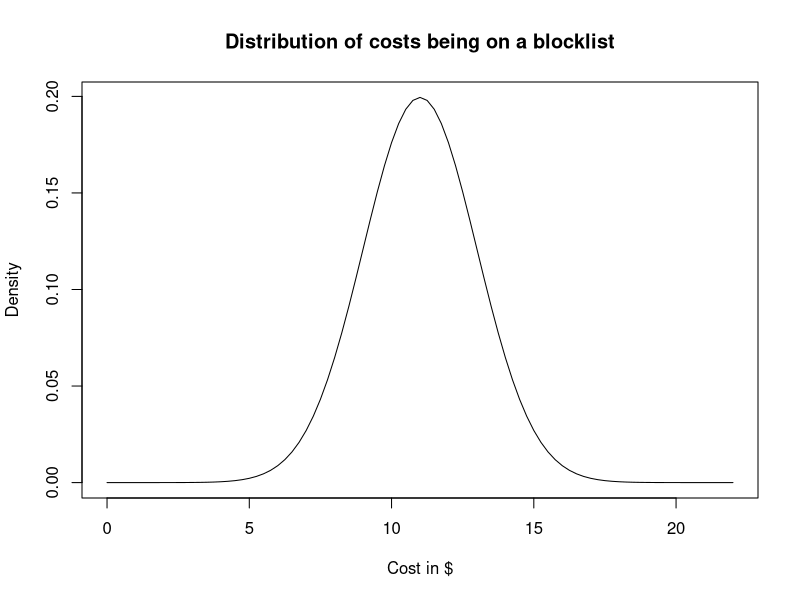
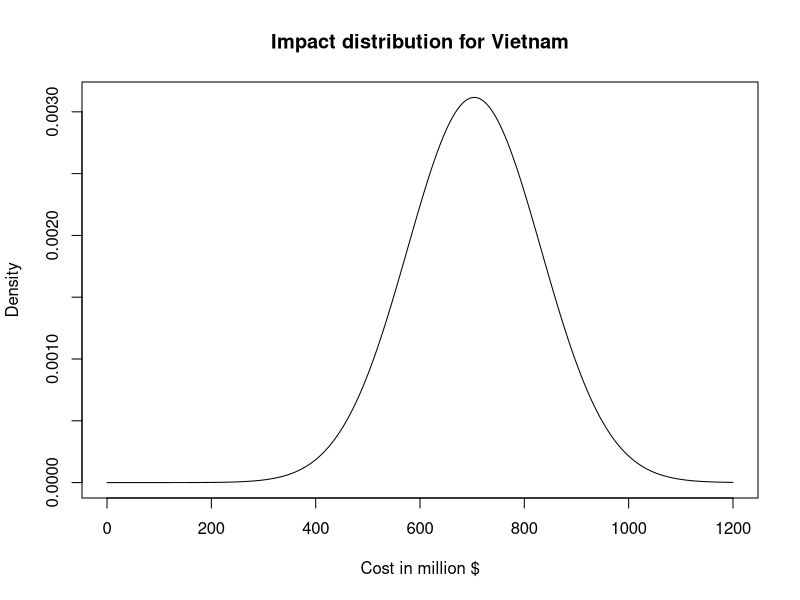

Generate these figures, in order, with R:
# Makes plot of the distribution of how much an gamut infection is going to cost the average person 
cost <- seq(from=0, to=22, by=0.25)
density <- dnorm(cost, mean=11, sd=2)
plot(cost, density, type="l", ylab = "Density", xlab = "Cost in $", main="Distribution of costs being on a blocklist")

# Same plot, but now applied to the 64M internet users in vietnam
cost <- seq(from=0, to=1200, by=1)
density <- dnorm(cost, mean=704, sd=128)
plot(cost, density, type="l", ylab = "Density", xlab = "Cost in million $", main="Impact distribution for Vietnam")
